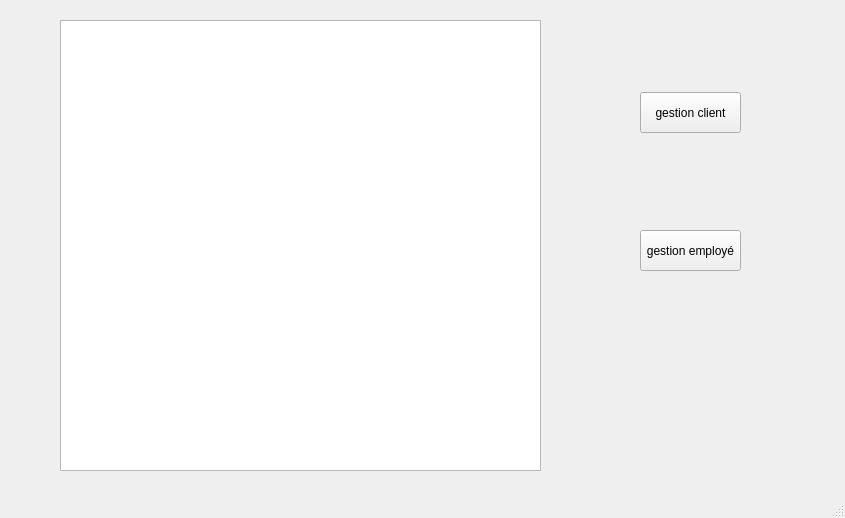
<?xml version="1.0" encoding="UTF-8"?>
<ui version="4.0">
 <class>MainWindow</class>
 <widget class="QMainWindow" name="MainWindow">
  <property name="geometry">
   <rect>
    <x>0</x>
    <y>0</y>
    <width>845</width>
    <height>518</height>
   </rect>
  </property>
  <property name="windowTitle">
   <string>MainWindow</string>
  </property>
  <widget class="QWidget" name="centralwidget">
   <widget class="QTableView" name="tableView">
    <property name="geometry">
     <rect>
      <x>60</x>
      <y>20</y>
      <width>481</width>
      <height>451</height>
     </rect>
    </property>
   </widget>
   <widget class="QPushButton" name="pushButton">
    <property name="geometry">
     <rect>
      <x>640</x>
      <y>92</y>
      <width>101</width>
      <height>41</height>
     </rect>
    </property>
    <property name="text">
     <string>gestion client</string>
    </property>
   </widget>
   <widget class="QPushButton" name="pushButton_2">
    <property name="geometry">
     <rect>
      <x>640</x>
      <y>230</y>
      <width>101</width>
      <height>41</height>
     </rect>
    </property>
    <property name="text">
     <string>gestion employé</string>
    </property>
   </widget>
  </widget>
  <widget class="QMenuBar" name="menubar">
   <property name="geometry">
    <rect>
     <x>0</x>
     <y>0</y>
     <width>845</width>
     <height>22</height>
    </rect>
   </property>
  </widget>
  <widget class="QStatusBar" name="statusbar"/>
 </widget>
 <resources/>
 <connections/>
</ui>
